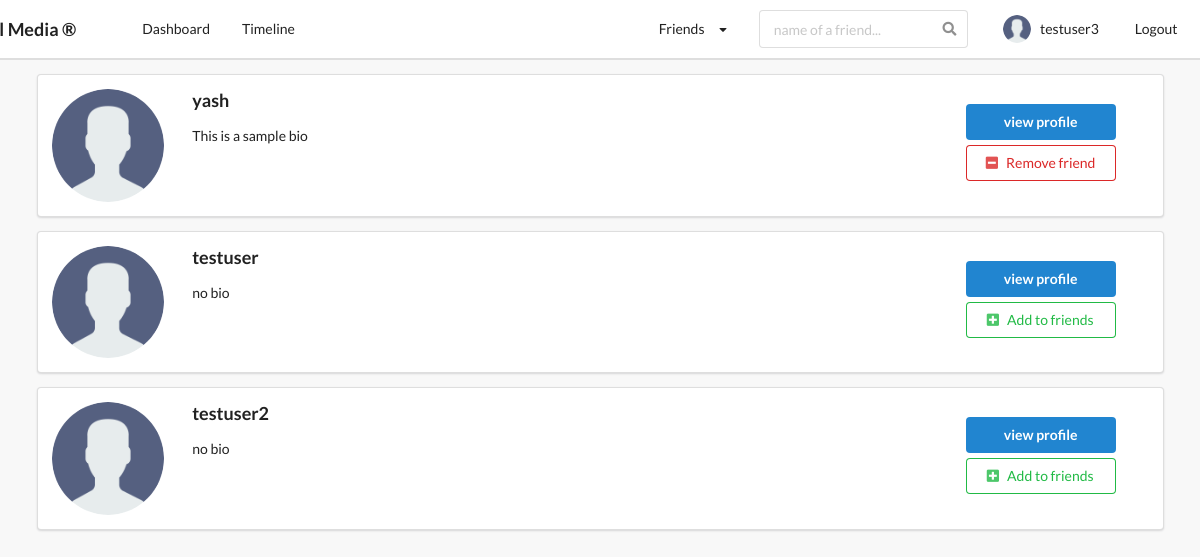
/profiles/ (signed in), run on an earlier commit of the app's database.
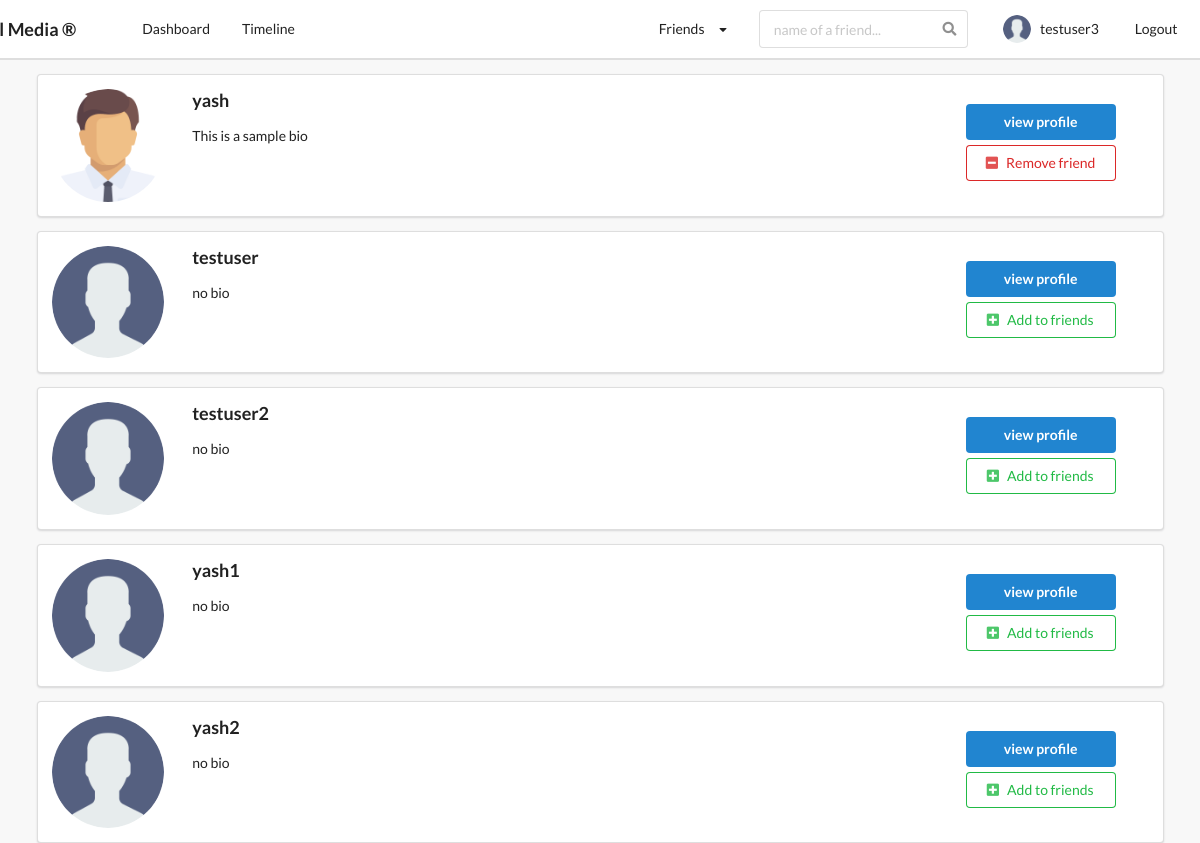
And on a later commit of the database.
### profiles/models.py (models this page shows, shortened)
class Profile(models.Model):
    first_name = models.CharField(max_length = 200, blank = True)
    last_name = models.CharField(max_length = 200, blank = True)
    user = models.OneToOneField(settings.AUTH_USER_MODEL,on_delete=models.CASCADE)
    bio = models.TextField(default = "no bio", max_length=300, blank = True)
    email = models.EmailField(max_length = 200,blank = True)
    country = models.CharField(choices = COUNTRY_CHOICES, max_length = 100,blank = True)
    avatar = models.ImageField(default = "avatar.png", upload_to = 'avatars/')
    friends = models.ManyToManyField(settings.AUTH_USER_MODEL, blank = True, related_name='friends')
    slug = models.SlugField(unique = True, blank = True)
    updated = models.DateTimeField(auto_now=True)
    created =  models.DateTimeField(auto_now_add=True)
    objects = ProfileManager()
    __initial_first_name = None
    __initial_last_name = None
    def __init__(self,*args, **kwargs):
        super().__init__(*args, **kwargs)
        self.__initial_first_name = self.first_name
        self.__initial_last_name = self.last_name
    def get_absolute_url(self):
        return reverse("profiles:profiles_detail_view", kwargs={"slug":self.slug})
    def get_friends_no(self):
        return self.friends.all().count()

### profiles/views.py (the view)
# urls.py: path('', ProfileListView.as_view(), name='all_profiles_view'),
class ProfileListView(LoginRequiredMixin, ListView):
    model = Profile
    template_name = 'profiles/profile_list.html'
    context_object_name = "qs"                        #this refers to the context
    def get_queryset(self):
        qs = Profile.objects.get_all_profiles(self.request.user)
        return qs
    def get_context_data(self, **kwargs):
        context = super().get_context_data(**kwargs)
        user = User.objects.get(username__iexact=self.request.user)
        profile = Profile.objects.get(user=user)
        context["profile"] = profile
        rel_r = Relationship.objects.filter(sender=profile)    #it store relationship we send to other user
        rel_s = Relationship.objects.filter(receiver=profile)  #it store relationship send by other user to our profile
        rel_receiver = []
        rel_sender = []
        for item in rel_r:
            rel_receiver.append(item.receiver.user)
        for item in rel_s:
            rel_sender.append(item.sender.user)
        context["rel_receiver"] = rel_receiver
        context["rel_sender"] = rel_sender
        context["is_empty"] = False
        if len(self.get_queryset()) == 0:
            context["is_empty"] = True
        return context

### profiles/context_processors.py (called while the page is built)
def profile_dp(request):
    if request.user.is_authenticated:
        profile_obj = Profile.objects.get(user=request.user)
        pic = profile_obj.avatar
        return {'picture':pic}
    return {}

def invitation_received_no(request):
    if request.user.is_authenticated:
        profile_obj = Profile.objects.get(user=request.user)
        qs_count = Relationship.objects.invitations_received(profile_obj).count()
        return {'invites_no':qs_count}
    return {}

def friends_no(request):
    if request.user.is_authenticated:
        profile_obj = Profile.objects.get(user=request.user)
        count = profile_obj.get_friends_no()
        return {'friend_count':count}
    return {}

### profiles/models.py (called while the page is built)
    def get_all_profiles(self, me):
        profiles = Profile.objects.all().exclude(user = me)
        return profiles

    def invitations_received(self,receiver):
        qs = Relationship.objects.filter(receiver=receiver, status='send')
        return qs

### profiles/templates/profiles/profile_list.html (shortened to what this page needs)
{% extends 'base.html' %}
{% block content %}
    {% for obj in qs %}
        <div class="ui segment">
            <div class="ui grid">
                <div class="row">
                    <div class="two wide column">
                        <img class="ui small circular image" src="{{obj.avatar.url}}">
                    </div>
                    <div class="eleven wide column">
                        <h3>{{obj.user}}</h3>
                        <p>{{obj.bio}}</p>
                    </div>
                    <div class="three wide column" style="margin-top:15px;">
                        <a href="{{obj.get_absolute_url}}">
                            <button class="ui primary button" style="margin-bottom:5px; width: 150px">
                                view profile
                            </button>
                        </a>
                        {% if obj.user not in rel_receiver and obj.user not in rel_sender %}
                            <form action="{% url 'profiles:send_invite' %}" method="POST">
                                <button type="submit" class="ui positive basic button" style="width:150px;"><i class="plus square icon"></i>Add to friends</button>
                            </form>
                        {% endif %}
                        <br>
                        {% if request.user in obj.friends.all %}
                            <form action="{% url 'profiles:remove_friend' %}" method="POST">
                                <button type="submit" class="ui negative basic button"><i class="minus square icon"></i>Remove friend</button>
                            </form>
                        {% endif %}
                    </div>
                </div>
            </div>
        </div>
    {% endfor %}
{% endblock content %}

### templates/base.html (shortened to what this page needs)
{% load static %}
<!doctype html>
<html lang="en">
  <head>
    <link rel="stylesheet" type="text/css" href= {% static 'style.css' %}>
    <link rel="stylesheet" type='text/css' href="https://cdnjs.cloudflare.com/ajax/libs/semantic-ui/2.2.14/semantic.min.css">
  </head>
  <body>
    {% include 'main/navbar.html' %}
      <div class="ui container">
        {% block content %}
        {% endblock content %}
    </div>
  </body>
</html>

### templates/main/navbar.html (shortened to what this page needs)
{% url 'posts:main_post_view' as path_to_posts %}
{% url 'profiles:my_profile_view' as path_to_my_profile %}
{% url 'profiles:users_posts' as path_to_timeline %}
{% url 'logout_view' as path_to_logout %}
{% url 'login_view' as path_to_login %}
<div class="ui secondary pointing menu nav" style="height:60px; position:sticky; top:0; z-index:1; background-color: white;">
    <div class="ui container">
        <h3 style="margin-left:-80px; padding-right:50px; padding-top: 8px;">Social Media &reg;</h3>
        <a href="{{path_to_posts}}" class="{% if request.path == path_to_posts %}active{% endif %} item">
            Dashboard
        </a>
        {% if request.user.is_authenticated %}
        <a href="{{path_to_timeline}}" class="{% if request.path == path_to_timeline %}active{% endif %} item">
            Timeline
        </a>
        {% endif %}
        <div class="right menu">
            {% if request.user.is_authenticated %}
                <div class="item">
                    <div class="ui dropdown"> Friends
                        <i class="ui dropdown icon"></i>
                    </div>
                </div>
                <div class="item" style="padding-bottom:0px; padding-right:30px;">
                    <form action="" method="GET">
                        <div class="ui icon input" style="">
                            <input class="prompt transparent" type="text" name='q' placeholder="name of a friend...">
                        </div>
                    </form>
                </div>
                <a style="padding:5px; padding-right:20px" href="{{path_to_my_profile}}" class="{% if request.path == path_to_my_profile %}active{% endif %} item" style="margin-top:10px;">
                    <img src={{picture.url}} class="ui avatar image">&nbsp;
                    {{request.user}}
                </a>
                <a style="margin-right:-30px" href="{{path_to_logout}}" class="ui item">Logout</a>
            {% else %}
                <a href="{{path_to_login}}" class="ui item">
                  Login
                </a>
            {% endif %}
        </div>
    </div>
</div>

### static_project/style.css (style rules this page uses)
body { background-color: #f8f8f8 !important; }
.nav { border-radius: 0px !important; padding: 10px 0 10px 0 !important; background-color: black; }

What changed in the data, as far as the page shows it:
changed Profile "This is a sample bio": avatar: a different picture
added Profile: avatar (placeholder picture), user "yash1", bio "no bio"
added Profile: avatar (placeholder picture), user "yash2", bio "no bio"
